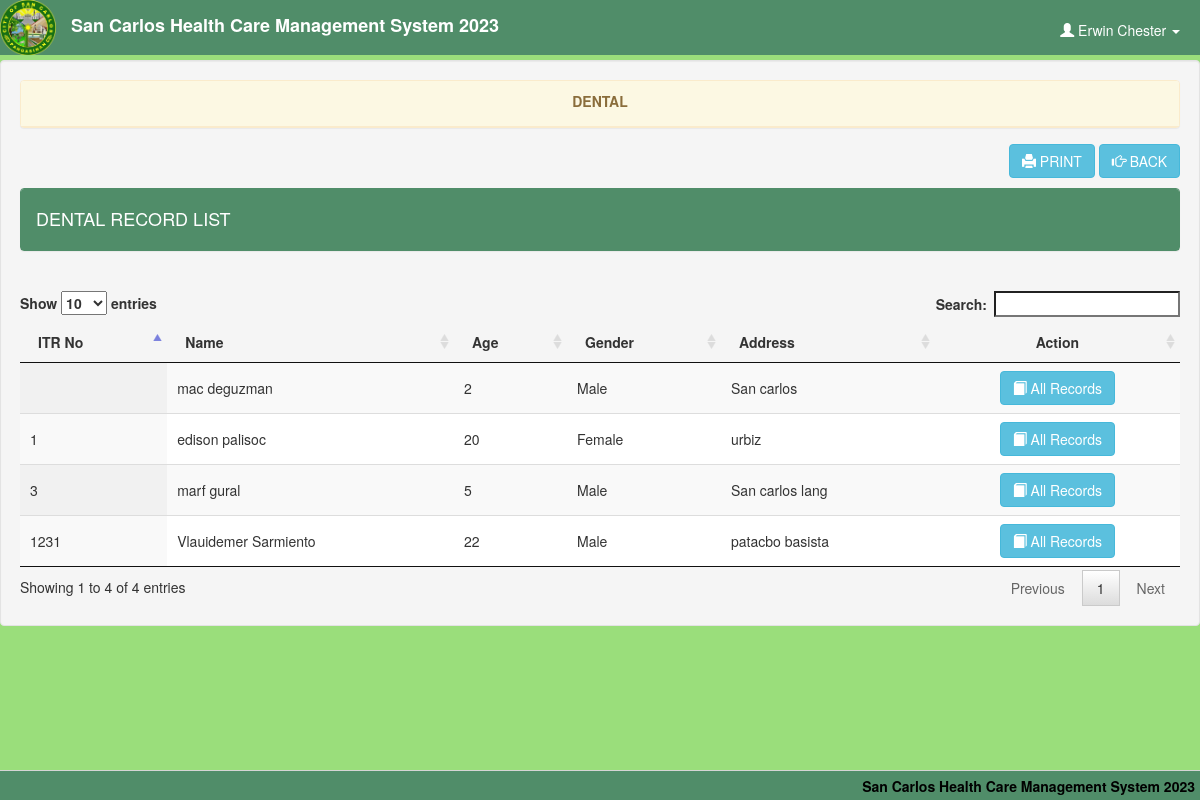
The page /view_dental_record.php (signed in) on the database its author committed.
### tables this page shows
CREATE TABLE `user` (
  `user_id` int(11) NOT NULL,
  `username` varchar(20) NOT NULL,
  `password` varchar(12) NOT NULL,
  `firstname` varchar(20) NOT NULL,
  `middlename` varchar(20) NOT NULL,
  `lastname` varchar(20) NOT NULL,
  `section` varchar(20) NOT NULL
);

CREATE TABLE `dental` (
  `dental_no` int(11) NOT NULL,
  `date` date NOT NULL,
  `dentist` varchar(30) NOT NULL,
  `tooth` int(3) NOT NULL,
  `itr_no` varchar(11) NOT NULL,
  `user_id` int(11) NOT NULL,
  `month` varchar(10) NOT NULL,
  `year` varchar(10) NOT NULL
);

### view_dental_record.php (the view, shortened to what this page needs)
<!DOCTYPE html>
<?php
	$conn = new mysqli("localhost", "root", "", "hcpms") or die(mysqli_error());
	$query = $conn->query("SELECT * FROM `user` WHERE `user_id` = '$_SESSION[user_id]'") or die(mysqli_error());
	$fetch = $query->fetch_array();
?>
<html lang = "en">
	<head>
		<link rel = "stylesheet" type = "text/css" href = "css/bootstrap.css" />
		<link rel = "stylesheet" type = "text/css" href = "css/jquery.dataTables.css" />
		<link rel = "stylesheet" type = "text/css" href = "css/customize.css" />
	</head>
	<body>
	<div class = "navbar navbar-default navbar-fixed-top">
		<img src = "images/hc.png" style = "float:left;" height = "55px" /><label class = "navbar-brand">San Carlos Health Care Management System 2023</label>
		<ul class = "nav navbar-right">
				<li class = "dropdown">
					<a class = "user dropdown-toggle" data-toggle = "dropdown" href = "#">
						<span class = "glyphicon glyphicon-user"></span>
						<?php echo $fetch['firstname']." ".$fetch['lastname'] ?>
						<b class = "caret"></b>
					</a>
				</li>
			</ul>
	</div>
	<br />
	<br />
	<br />
	<div class = "well">
		<div class = "panel panel-warning">
			<div class = "panel-heading">
				<center><label>DENTAL</label></center>
			</div>
		</div>
		<?php
			$conn = new mysqli("localhost", "root", "", "hcpms") or die(mysqli_error());
		?>
		<a style = "float:right; margin-top:-4px;" href = "dental.php" class = "btn btn-info"><span class = "glyphicon glyphicon-hand-right"></span> BACK</a>
		<a style = "float:right; margin-top:-4px; margin-right:4px;" href = "dental_print.php" class = "btn btn-info"><span class = "glyphicon glyphicon-print"></span> PRINT</a>
		<br />
		<br />
		<div class = "panel panel-primary">
			<div class = "panel-heading">
				<h4>DENTAL RECORD LIST</h4>
			</div>
		</div>
		<br />
		<table id = "table" cellspacing = "0" class = "display">
			<thead>
				<tr>
					<th>ITR No</th>
					<th>Name</th>
					<th>Age</th>
					<th>Gender</th>
					<th>Address</th>
					<th><center>Action</center></th>
				</tr>
			</thead>
			<tbody>
			<?php
				$query = $conn->query("SELECT * FROM `dental` NATURAL JOIN `itr` GROUP BY `itr_no` ORDER BY `dental_no` DESC") or die(mysqli_error());
				while($fetch = $query->fetch_array()){
			?>
				<tr>
					<td><?php echo $fetch['itr_no']?></td>
					<td><?php echo $fetch['firstname']." ".$fetch['lastname']?></td>
					<td><?php echo $fetch['age']?></td>
					<td><?php echo $fetch['gender']?></td>
					<td><?php echo $fetch['address']?></td>
					<td><center>
							<a href = "dental_record.php?itr_no=<?php echo $fetch['itr_no']?>"class = "btn btn-info"><span class = "glyphicon glyphicon-book"></span> All Records</a>
						</center></td>
				</tr>
			<?php
				}
			?>
			</tbody>
		</table>
	</div>
	<div id = "footer">
		<label class = "footer-title">San Carlos Health Care Management System 2023</label>
	</div>
	</body>
</html>

### css/customize.css (style rules this page uses)
html, body { height:100%; }
#footer { height:30px; width:100%; background-color: #508D69; background-repeat: no-repeat; filter: none; border: 1px solid #D5D5D5; position: fixed; right: 0; left: 0; z-index: 1030; bottom: 0; border-width: 1px 0 0; }
.user { color:#fff; margin-top:10px; margin-right:20px; }
.footer-title { margin-top:5px; color: #000; margin-right:5px; float:right; font-family:Helvetica Neue; }

### view_dental_record.php (style rules this page uses)
body { background-color: #9ADE7B; }
.navbar-default { background-color: #508D69; border-color: #9ADE7B; }
.navbar-default .navbar-brand { color: #ffffff; }

### rows shown on the page
user: firstname "Erwin", lastname "Chester"
dental: itr_no "1231", firstname "Vlauidemer", lastname "Sarmiento", age "22", gender "Male", address "patacbo basista"
dental: firstname "mac", lastname "deguzman", age "2", gender "Male", address "San carlos"
dental: itr_no "3", firstname "marf", lastname "gural", age "5", gender "Male", address "San carlos lang"
dental: itr_no "1", firstname "edison", lastname "palisoc", age "20", gender "Female", address "urbiz"
